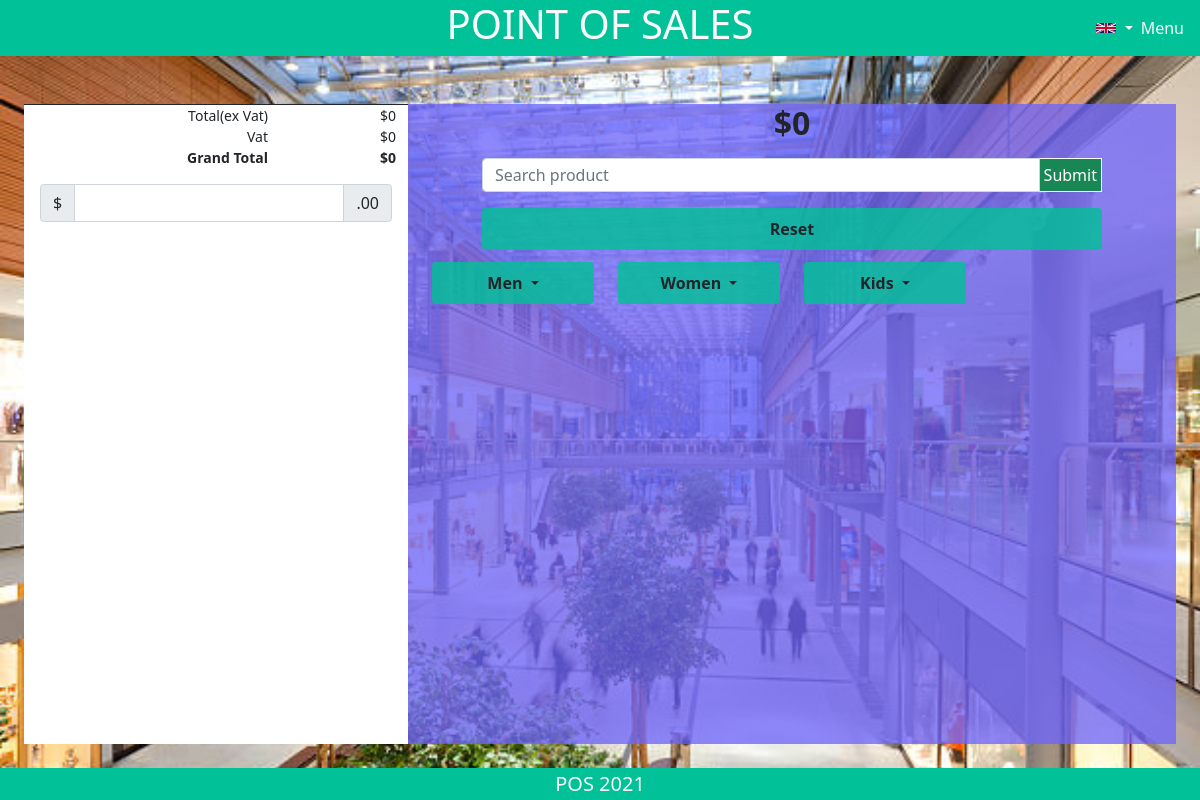
The app's page / (signed in) with its own data.
### products/models.py (models this page shows)
class Category(models.Model):
    class Meta:
        verbose_name_plural = "Categories"
    name = models.CharField(max_length=254)
    def __str__(self):
        return self.name

### home/views.py (the view, shortened to what this page needs)
# urls.py: path("", views.index, name="home"),
def index(request):
    try:
        request.session["my_language"]
    except:
        request.session["my_language"] = {"language": "en"}
    all_products = Product.objects.all()
    all_categories = Category.objects.all()
    if "All" in request.GET:
        context = {
            "products": all_products,
            "categories": all_categories,
        }
        return render(request, "home/index.html", context)
    context = {
        "products": all_products,
        "categories": all_categories,
    }
    return render(request, "home/index.html", context)

### bag/contexts.py (called while the page is built, shortened)
def bag_contents(request):
    bag = request.session.get("bag", [])
    bag_items = []
    net_total = 0
    vat_total = 0
    vat = 0
    context = {
        "bag_content": bag_items,
        "net_total": net_total,
        "vat": round(vat, 3),
        "grand_total": net_total + vat,
    }
    return context

### home/templates/home/index.html (shortened to what this page needs)
{% extends "base.html" %}
{% load static %}
{% load custom_tags %}
{% block extra_css %}
    <link rel="stylesheet" href="{% static 'home/css/home.css' %}">
{% endblock %}
{% block content %}
    <div class="row m-4 text-center mt-5">
        <div class="col-12 col-md-4 order-md-1 order-2 till-screen p-0">
            <div class="row m-0 till-text">
                <div class="col-12 border-bottom border-dark"></div>
                <div class="col-8 text-end">Total(ex Vat)</div><div class="col-4 text-end">${{ net_total }}</div>
                <div class="col-8 text-end">Vat</div><div class="col-4 text-end">${{ vat }}</div>
                <div class="col-8 text-end fw-bold">Grand Total</div><div class="col-4 text-end fw-bold">${{ grand_total }}</div>
            </div>
            <form id="pay-form" action="{% url 'checkout' %}" method="POST">
                <div class="input-group mb-3 p-3 pb-0">
                    <span class="input-group-text">$</span>
                    <input type="text" class="form-control pay-input" id="amount" name="amount" aria-label="Amount (to the nearest dollar)">
                    <span class="input-group-text">.00</span>
                </div>
            </form>
        </div>
        <div class="col-12 col-md-8 order-1 product-screen bg-custom">
            <div class="col-12 text-center h2 fw-bold total">${{ grand_total }}</div>
            <div class="col-10 mt-3 mx-auto">
                <form action="#" method="POST">
                    <div class="input-group mb-3 search-bar">
                        <input type="text" class="search form-control pay-form" name="q" placeholder="Search product" />
                        <div class="input-group-append">
                          <button class="input-group-text p-1 btn-success border-light rounded-0">Submit</button>
                        </div>
                    </div>
                </form>
            </div>
            <a href="{% url 'home' %}?All=all" class="col-10 btn btn-custom-2 p-2 mb-2 fw-bold">Reset</a>
            <div class="row m-0">
                {% for category in categories %}
                    <div class="dropdown col-6 col-sm-4 col-md-3 mt-1">
                        <button class="btn btn-custom-2 dropdown-toggle w-100 p-2 fw-bold" type="button" id="dropdownMenuButton" data-bs-toggle="dropdown">
                            {{ category.name|capfirst }}
                        </button>
                    </div>
                {% endfor %}
            </div>
        </div>
    </div>
{% endblock %}

### static/css/base.css (style rules this page uses)
body, html { margin: 0; display: flex; flex-direction: column; height: 100vh; }
.form-control { height: 28px; }
.dropdown { display: inline-block; }

### home/static/home/css/home.css (style rules this page uses)
a { text-decoration: none; }
.till-screen { background: white; min-height: 80vh; }
.product-screen { background: rgb(206, 206, 206); min-height: 80vh; }
.search.form-control { height: 34px; }
.bg-custom { background: rgba(111, 101, 252, 0.774); }
.till-text { font-size: 14px; }
.btn-custom-2 { background: rgba(0, 193, 151, 0.815); }
.pay-input { height: 38px; }

### records on screen
Category: name "Men"
Category: name "Women"
Category: name "Kids"

### other values on screen
{{ net_total }} "0"
{{ vat }} "0"
{{ grand_total }} "0"
